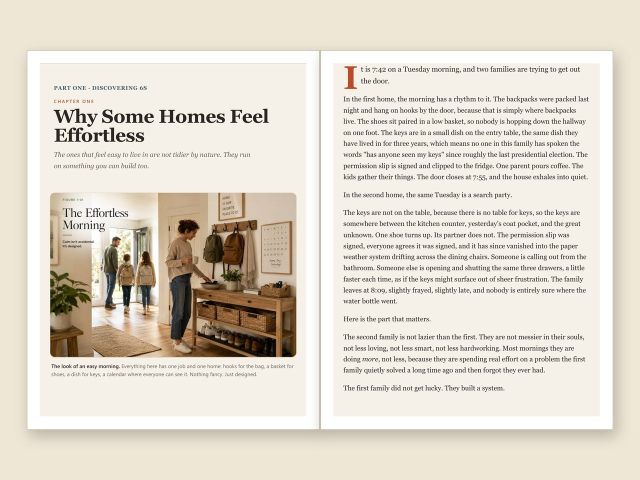
#> input picture site/assets/img/product-ebook.jpg, 1280 x 960 px (shown at 1/2 size)
$ python -i build_product_images.py   (imports and definitions only)
#> lines starting #> are read from the running program, lines starting #| are printed output that depends on the picture
#> further down, picture is the input picture: PIL image 1280x960 RGB; mean R, G, B 225, 218.2, 205.9
#!/usr/bin/env python3
"""
One picture per hand-written shop product, made from the product itself.

WHAT WAS WRONG
--------------
Nine products at the top of the shop (the book, the Manual, the bundle, both
print packs, the Home Quest and the three consulting offers) shared seven
book figures. Each carried a "Figure 15-01" tab and a headline of its own
baked into the pixels, and none showed what was being sold: the eBook and the
Virtual Home Consult both read "Good Homes. No Shared Picture.", the In-Home
Reset Day read "The Power of the Timer", and Corporate Lean 6S showed a home
pantry (PLAN-VISUAL-STRATEGY.md 6.4).

WHAT THIS MAKES
---------------
site/assets/img/product-<name>.jpg at 1280x960 (the tile is 4:3), plus the
420 and 840 jpg and webp variants site.js's pictureSources() expects. Run
ops/build_avif.py --encode afterwards for the avif siblings.

The digital products are shown as their own pages, printed by a real browser
from the same files a buyer receives or downloads, then laid on paper:

* eBook: Chapter One's opening spread, from the free sample PDF.
* Micro Zone Manual: a real zone page over its list of the twenty rooms.
* Whole House Print Pack: three real cards from its first sheet.
* Standards Pack: two real room sheets.
* Bundle: the three products above, together.
* Home Quest: the app's own first screen, in a plain phone outline.

The consulting offers have no artefact to show, so they get a crop of an
existing illustration with no words in it (Virtual: a phone filming an
entryway; In-Home: a household resetting its entryway together), and Corporate
gets the site's real zone scoring and audit sheet. Nothing here is a
photograph of a real home or a real client, and nothing claims to be.

The old seven files are NOT overwritten: they are still used as og:image and
on other pages.

Run:  python ops/build_product_images.py          # make what is missing
      python ops/build_product_images.py --force  # remake all nine
"""
import io
import os
import shutil
import subprocess
import sys
import tempfile

from PIL import Image, ImageDraw, ImageFilter

ROOT = os.path.dirname(os.path.dirname(os.path.abspath(__file__)))
sys.path.insert(0, os.path.join(ROOT, "ops"))
import browser                                                 # noqa: E402
from build_pack_images import write, W, H                      # noqa: E402

SITE = os.path.join(ROOT, "site")
IMG = os.path.join(SITE, "assets", "img")
BUILD = os.path.join(ROOT, "build")
SAMPLE_PDF = os.path.join(SITE, "downloads",
                          "6S Success Home Edition - Sample (Chapters 1-30).pdf")
MANUAL = os.path.join(ROOT, "content", "manual",
                      "micro-zone-manual-publishable.html")
PRINTPACK = os.path.join(BUILD, "6S-Whole-House-Print-Pack.html")
STANDARDS = os.path.join(BUILD, "6S-Standards-Pack.html")
AUDIT = os.path.join(SITE, "downloads", "6S-Zone-Scoring-and-Audit-Template.html")
BG = (239, 231, 214)          # FLOOR, the same neutral the room plans use
INK = (43, 38, 34)

# sku -> output file. data.js points each row at its file.
PRODUCTS = {
    "BK-EB": "product-ebook.jpg",
    "MZ-MANUAL": "product-manual.jpg",
    "PACK-HOUSE": "product-print-pack.jpg",
    "PACK-STANDARDS": "product-standards.jpg",
    "BK-BUNDLE": "product-bundle.jpg",
    "APP-FREE": "product-home-quest.jpg",
    "CN-VIRTUAL": "product-consult-virtual.jpg",
    "CN-INHOME": "product-consult-in-home.jpg",
    "CN-CORP": "product-corporate.jpg",
}


# [92 lines left out: functions run_browser, print_pdf, page, find_page, screenshot, fit and 1 more, not called in this run]


def table():
    return Image.new("RGBA", (W, H), BG + (255,))


def done(canvas):
    return canvas.convert("RGB")


def trim(im, margin=24, bg=(255, 255, 255)):
    """Crop a printed page to its printed area, keeping a paper margin."""
#> called with margin = 24, bg = (255, 255, 255)
    from PIL import ImageChops
    diff = ImageChops.difference(im, Image.new("RGB", im.size, bg))
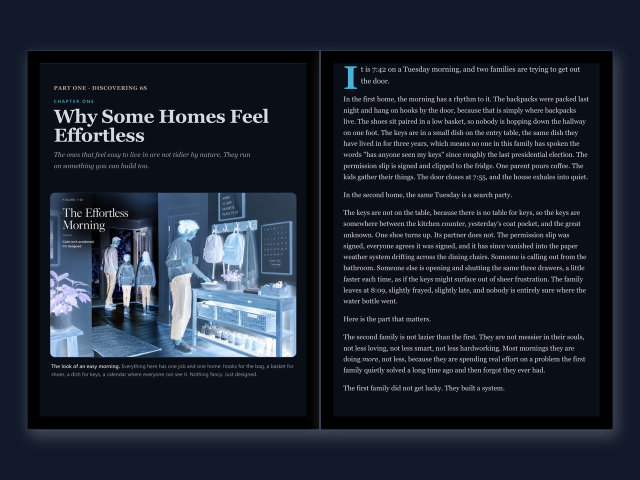
#> diff: PIL image 1280x960 RGB (shown at 1/2 size); mean R, G, B 30, 36.8, 49.1
    box = diff.convert("L").point(lambda v: 255 if v > 12 else 0).getbbox()
#> box = (0, 0, 1280, 960)
    if not box:
        raise RuntimeError("page is blank")
    x0, y0, x1, y1 = box
#> x0 = 0; y0 = 0; x1 = 1280; y1 = 960
    return im.crop((max(0, x0 - margin), max(0, y0 - margin),
                    min(im.width, x1 + margin), min(im.height, y1 + margin)))


# A Print Pack card, in PDF points: nine to a US Letter sheet, measured from
# the printed PDF's own drawing boxes (180 x 244.5 pt from 36.75, 21.75).
CARD_W, CARD_H, CARD_X0, CARD_Y0 = 180.0, 244.5, 36.75, 21.75


# [190 lines left out: functions card, spread, fan, phone, cover, crop_frac and 2 more, not called in this run]


# [2 lines not run here, left out]

>>> from PIL import Image
>>> picture = Image.open('../site/assets/img/product-ebook.jpg')
>>> result = trim(picture)

$ run again, on site/assets/img/pack-dining-room.jpg
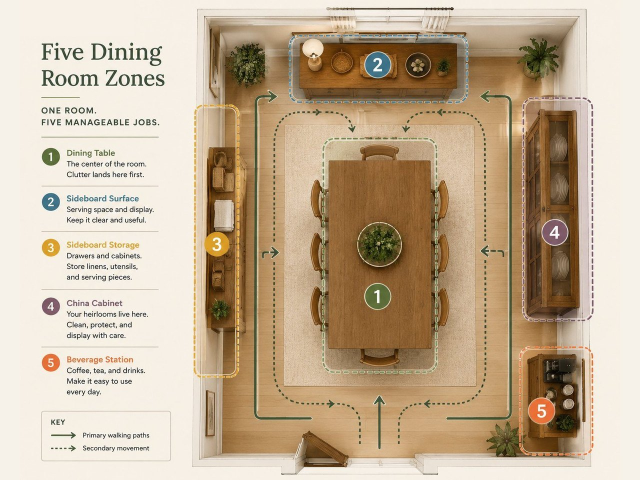
#> input picture site/assets/img/pack-dining-room.jpg, 1280 x 960 px (shown at 1/2 size)
#> picture is the input picture: PIL image 1280x960 RGB; mean R, G, B 195.9, 176.2, 150.6
#> in trim, `diff = ImageChops.difference(im, Image.new("RGB", im.size, bg))`:
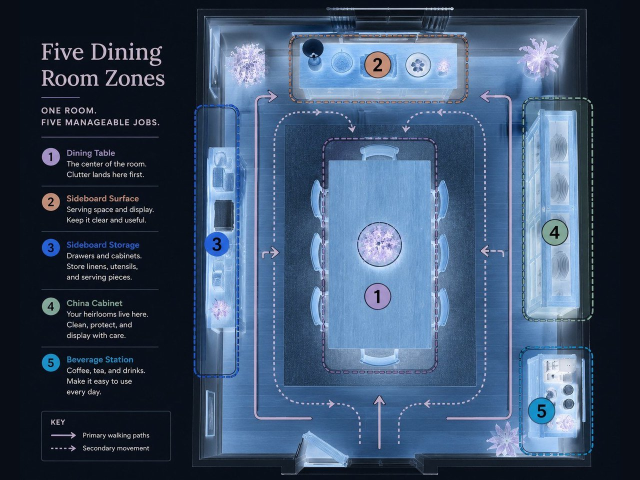
#> diff: PIL image 1280x960 RGB (shown at 1/2 size); mean R, G, B 59.1, 78.8, 104.4
#> box = (0, 0, 1280, 960)
#> x0 = 0; x1 = 1280; y1 = 960

$ run again, on site/assets/img/pack-garage.jpg
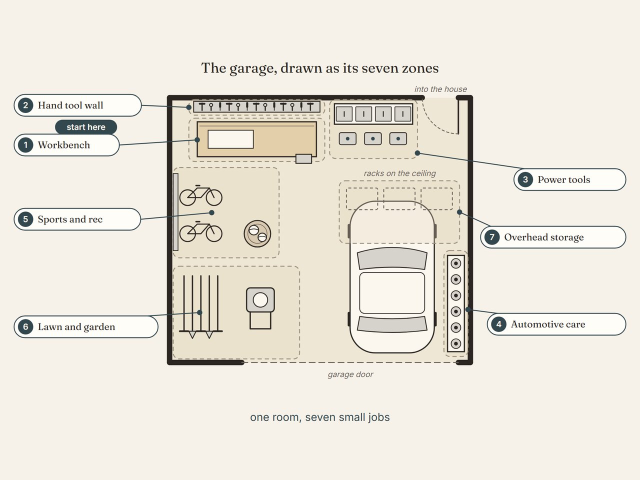
#> input picture site/assets/img/pack-garage.jpg, 1280 x 960 px (shown at 1/2 size)
#> picture is the input picture: PIL image 1280x960 RGB; mean R, G, B 233.5, 229.2, 218.8
#> in trim, `diff = ImageChops.difference(im, Image.new("RGB", im.size, bg))`:
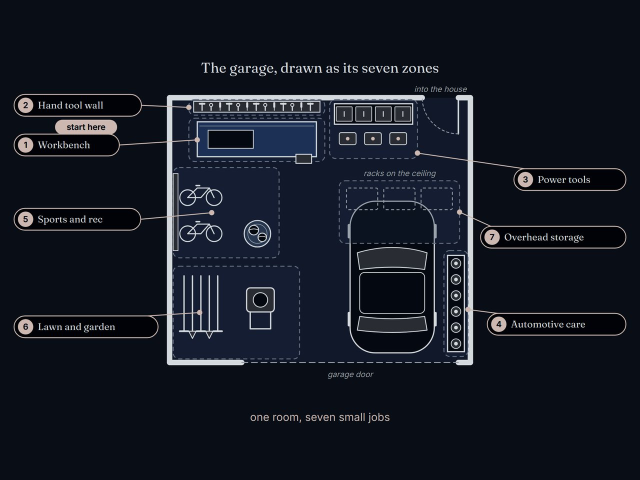
#> diff: PIL image 1280x960 RGB (shown at 1/2 size); mean R, G, B 21.5, 25.8, 36.2
#> box = (0, 0, 1280, 960)
#> x0 = 0; x1 = 1280; y1 = 960
